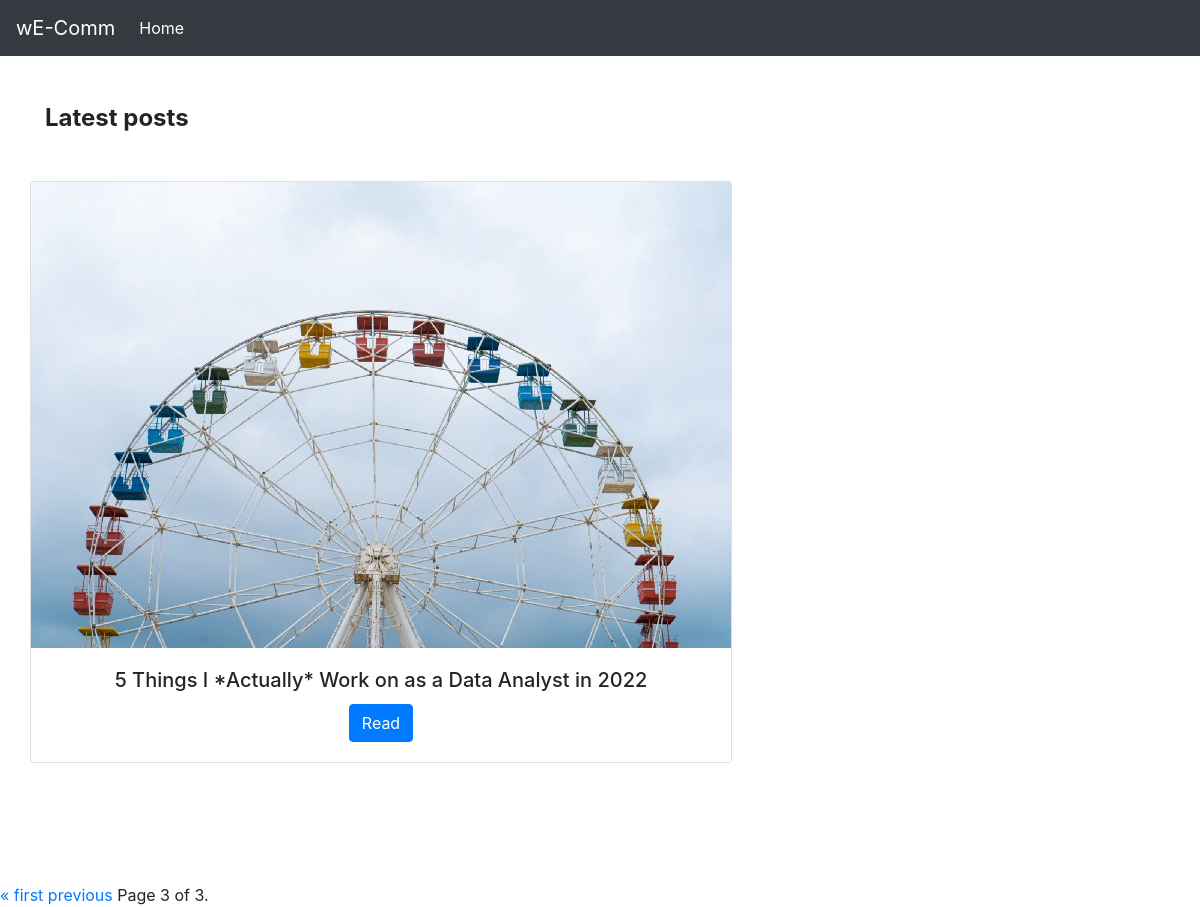
Page /blog/?page=3 on the committed database.
### blog/models.py (models this page shows, shortened)
class BlogContent(models.Model):
    title = models.CharField(max_length=100, default = "")
    timestamp = models.DateField(auto_now_add=True)
    head1 = models.CharField(max_length=100, default="")
    body1 = models.CharField(max_length=500, default="")
    head2 = models.CharField(max_length=100, default="")
    body2 = models.CharField(max_length=500, default="")
    head3 = models.CharField(max_length=100, default="")
    body3 = models.CharField(max_length=500, default="")
    image = models.ImageField(upload_to="blog/images", default="")

### blog/views.py (the view)
# urls.py: path('', views.index),
def index(request):
    blogs = BlogContent.objects.all()
    paginator = Paginator(blogs, 2) # Show 25 contacts per page.
    page_number = request.GET.get('page')
    page_obj = paginator.get_page(page_number)
    context = {
        'page_obj' : page_obj
    }
    return render(request,'blog/index.html', context)

### blog/templates/blog/index.html (shortened to what this page needs)
{%extends 'blog/basic.html'%}
{% block body %}
<main class="my-5">
    <div class="container">
        <h4 class="mb-5"><strong>Latest posts</strong></h4>
        {%for i in page_obj%}
        <section class="text-center">
            <div class="row">
                <div class="card">
                    <div class="bg-image hover-overlay ripple" data-mdb-ripple-color="light">
                        <img src='/media/{{i.image}}' class="img-fluid" />
                    </div>
                    <div class="card-body">
                        <h5 class="card-title">{{i.title}}</h5>
                        <a href="/blog/blogView/{{i.id}}" class="btn btn-primary">Read</a>
                    </div>
                </div>
            </div>
            <br>
            <br>
            <br>
        </section>
        {% endfor %}
    </div>
</main>
<section class="text-center">
    <div class="pagination">
        <span class="step-links">
            {% if page_obj.has_previous %}
            <a href="?page=1">&laquo; first</a>
            <a href="?page={{ page_obj.previous_page_number }}">previous</a>
            {% endif %}
            <span class="current">
                Page {{ page_obj.number }} of {{ page_obj.paginator.num_pages }}.
            </span>
        </span>
    </div>
</section>
{% endblock %}

### rows in the picture
BlogContent: image (picture), title "5 Things I *Actually* Work on as a Data Analyst in 2022"

### other values in the picture
{{ page_obj.number }} "3"
{{ page_obj.paginator.num_pages }} "3"
